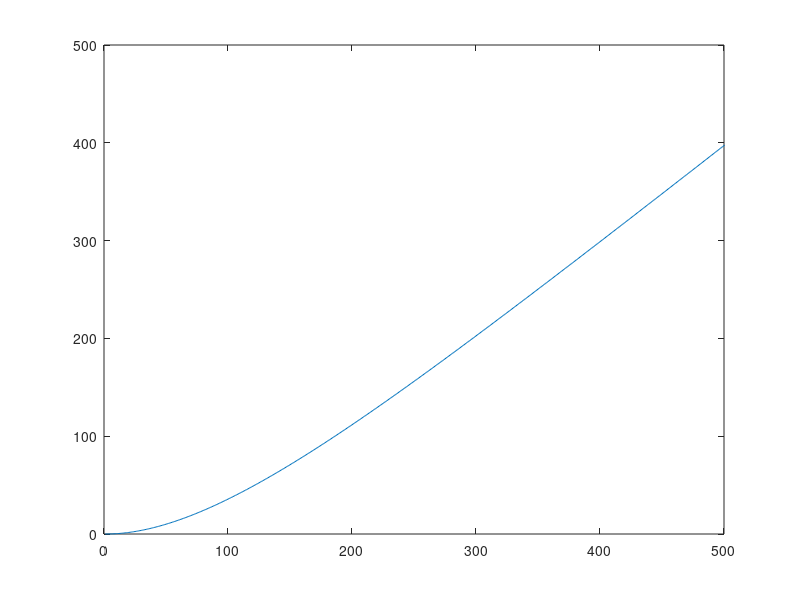
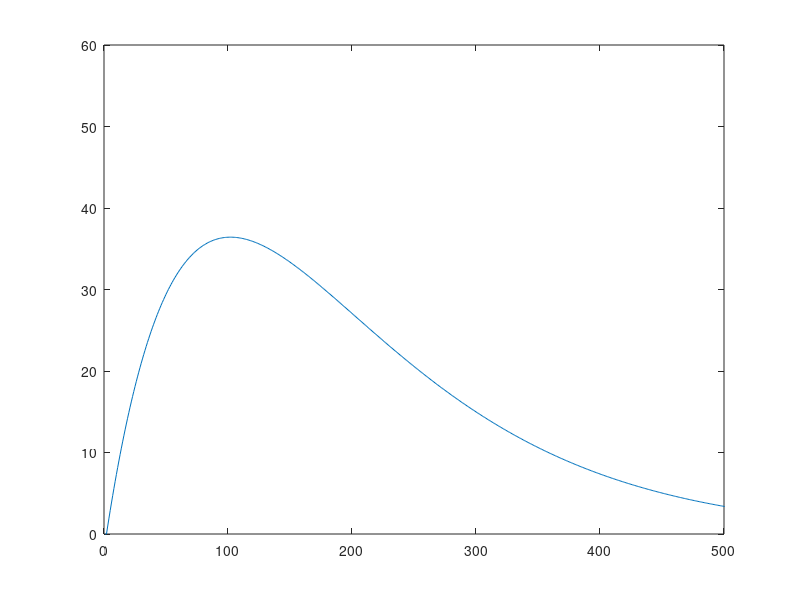
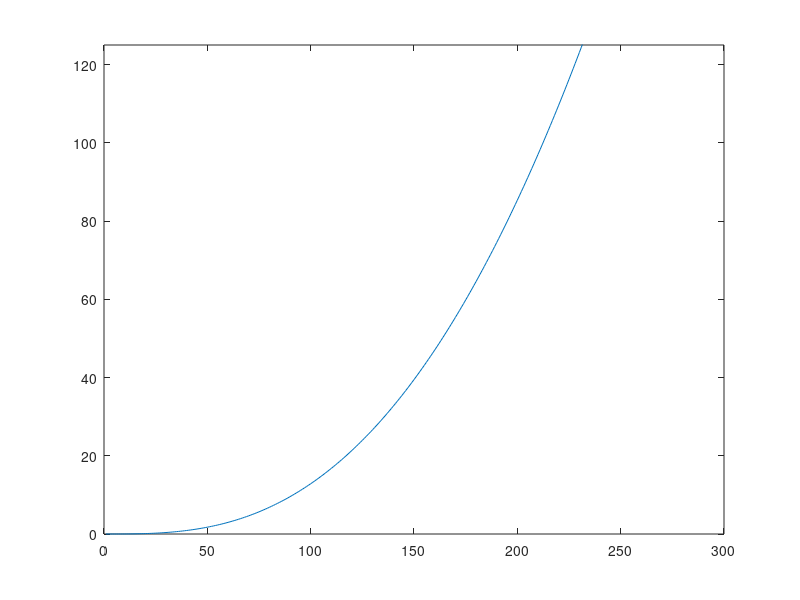

Source code (MATLAB) for these figures, in order:
clear
t = 0:0.01:5;
y1 = (exp(-t)).*(1*(t>0));
y11 = t.*(t>0);
y2 = (exp(-t)).*(1*(t>0));
y22 = (exp(-t)).*(1*(t>0));
y3 = (1-(exp(-t))).*(1*(t>0));
y33 = t.*(t>0);
convy1 = conv(y1,y11);
convy2 = conv(y2,y22);
convy3 = conv(y3,y33);
figure(4)
plot(convy1)
axis([0 500 0 500])
figure(5)
plot(convy2)
axis([0 500 0 60])
figure(6)
plot(convy3)
axis([0 300 0 125])